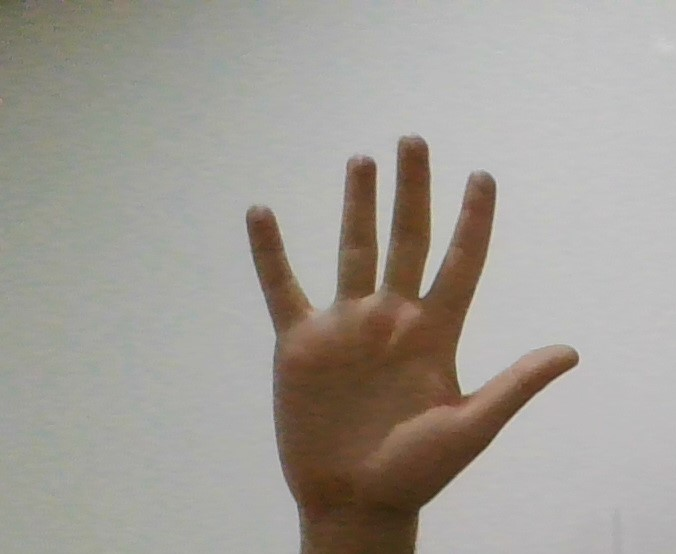
#> input picture Games/rps/hand3.jpg, 676 x 554 px
$ python counter.py
#> lines starting #> are read from the running program, lines starting #| are printed output that depends on the picture; after the words box and inside, x2 and y2 are one past the last pixel; in counts of white or black regions, pixels touching at a corner belong together
import numpy as np
import cv2
from scipy import spatial

# Cargamos la imagen
original = cv2.imread("hand3.jpg")
#> original is the input picture: shape (554, 676, 3); mean B, G, R 149.6, 156.7, 161.4
original_2 = original.copy()
height = np.size(original, 0)
#> height = 554
width = np.size(original, 1)
#> width = 676
#cv2.imshow("original", original)
print("height: ", height, "width: ", width)
#| height:  554 width:  676
# Convertimos a escala de grises
#imageHSV = cv2.cvtColor(original, cv2.COLOR_BGR2HSV)

# Aplicar suavizado Gaussiano
gauss = cv2.GaussianBlur(original, (5,5), 0)
#cv2.imshow("suavizado", gauss)

gray = cv2.cvtColor(gauss, cv2.COLOR_RGB2GRAY)
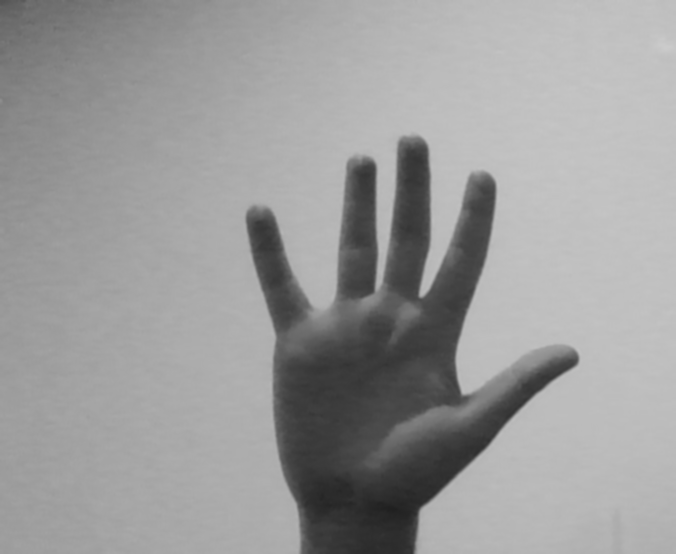
#> gray: shape (554, 676); min 31, max 203, mean 155.1
(thresh, WB) = cv2.threshold(gray, 127, 255, cv2.THRESH_BINARY)
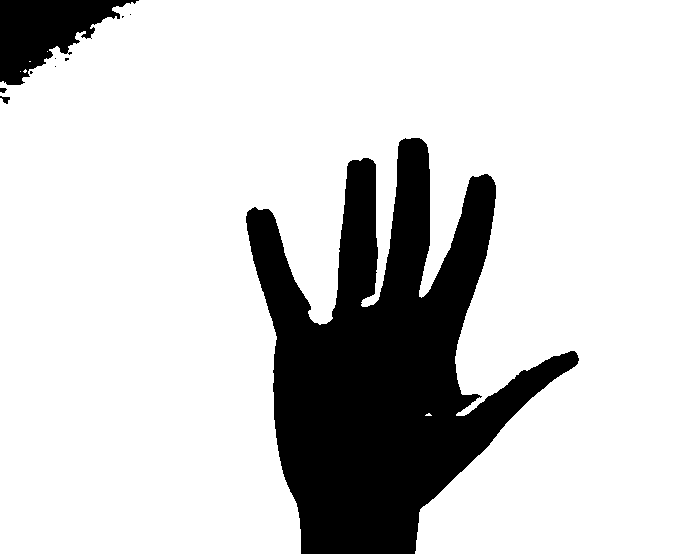
#> WB: shape (554, 676); 81.1% white; 10 black regions (6 under 20 px), largest, box (x1, y1, x2, y2) and area: (246, 138, 579, 554) 64587, (0, 0, 139, 85) 6181, (0, 96, 10, 104) 43, (0, 88, 7, 93) 27
BW = cv2.bitwise_not(WB)
#cv2.imshow("blanconegro", BW)

"""
min_HSV = np.array([0/2, 5*2.55, 25*(2.55)])         #, dtype = "uint8")
max_HSV = np.array([20/2, 15*2.55, 100*2.55])      #, dtype = "uint8")
skinRegionHSV = cv2.inRange(imageHSV, min_HSV, max_HSV)

kernel = np.ones((4,4), np.uint8)
fgmask = cv2.morphologyEx(skinRegionHSV, cv2.MORPH_CLOSE, kernel, iterations=2)

skinHSV = cv2.bitwise_and(original, original, mask = fgmask)
cv2.imshow("skinHSV", skinHSV)
BGR_image = cv2.cvtColor(skinHSV, cv2.COLOR_HSV2BGR)
BW_image = cv2.cvtColor(BGR_image, cv2.COLOR_BGR2GRAY)

 """

# Detectamos los bordes con Canny
canny = cv2.Canny(BW, 50, 150)
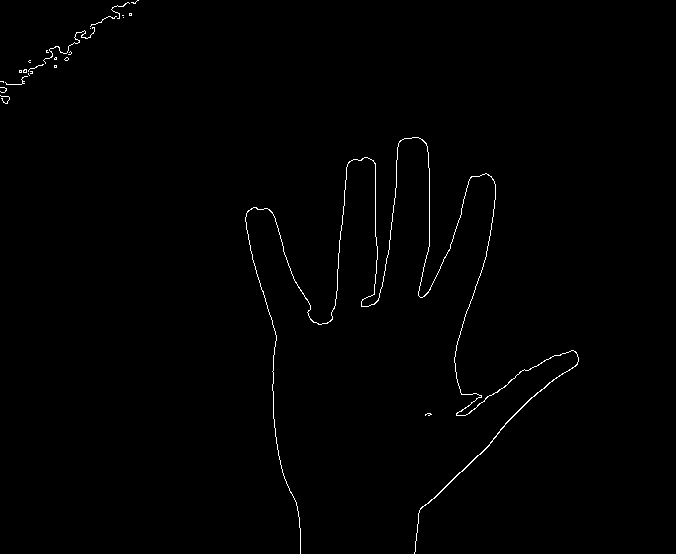
#> canny: shape (554, 676); 0.68% white in thin lines or dots, all inside (x1, y1, x2, y2) = (0, 0, 579, 554)
#cv2.imshow("canny", canny)

# Buscamos los contornos
(contornos,_)= cv2.findContours(canny, cv2.RETR_EXTERNAL, cv2.CHAIN_APPROX_SIMPLE)
#> contornos = 25 contours, 24 with area under 20; largest, box (x1, y1, x2, y2) and area: (245, 137, 579, 554) 208

"""
#hullconvex
hull = cv.convexHull(canny)
cv2.imshow("convex", hull)
"""

# create hull array for convex hull points
hull = []
hull_defects = []
#vertices = []

# calculate points for each contour
for i in range(len(contornos)):
    # creating convex hull object for each contour
    hull.append(cv2.convexHull(contornos[i]))#, returnPoints= False))
    hull_defects.append(cv2.convexHull(contornos[i], returnPoints= False))
#> this loop made 25 passes
#> after the loop, hull = 25 contours, 17 with area under 20; largest, box (x1, y1, x2, y2) and area: (245, 137, 579, 554) 96460, (43, 27, 95, 64) 616, (111, 2, 130, 19) 145, (5, 76, 28, 85) 103, (90, 16, 117, 27) 69, (0, 95, 10, 104) 49, (0, 87, 7, 93) 26, (28, 64, 44, 72) 24; hull_defects = 25 items
#vertices.append(hull[i].vertices)

#print ("number of vertices detected: ", len(vertices))

#hull_indices = hull.vertices

"""
# compute the center of the contour
M = cv2.moments(canny)
cX = int(M["m10"] / M["m00"])
cY = int(M["m01"] / M["m00"])
"""


biggest_area = 0

for i in range(len(contornos)):
    area = cv2.contourArea(contornos[i])
    if biggest_area < area:
        biggest_area = area
        b_a_position = i
#> this loop made 25 passes
#> (area, biggest_area, b_a_position) on pass 2: (208.5, 208.5, 1)
#> after the loop, b_a_position = 1; biggest_area = 208.5

print ("biggest area: ", biggest_area, " and is the area of the contour positioned at: ", b_a_position)
#| biggest area:  208.5  and is the area of the contour positioned at:  1

#approximation of the contour curve with less points
epsilon = 0.01*cv2.arcLength(contornos[b_a_position],True)
#> epsilon = 43.39
approx = cv2.approxPolyDP(contornos[b_a_position],epsilon,True)
#> approx = contour of 20 points, box (x1, y1, x2, y2) (246, 137, 579, 554), area 175

"""
#Tried of filling the contour
cv2.fillPoly(canny,contornos[1], (255,255,255))
cv2.imshow("fill_contour", canny)
"""

"""
for i in range(len(hull)):
    cv2.fillConvexPoly(, hull[i], (255, 255, 255))

cv2.imshow("fill_hull", original)
"""

#minimum ratio circle around hand
max_radius = 0
center_max = 0
largest_hull = 0
for i in range(len(hull)):
    (x,y),radius = cv2.minEnclosingCircle(hull[i])
    center = (int(x),int(y))
    radius = int(radius)
    if max_radius < radius:
        max_radius = radius
        largest_hull = hull[i]
        largest_hull_defects = hull_defects[i]
        center_max = center
#> this loop made 25 passes
#> (x, y, radius, max_radius, largest_hull_defects, center_max) on pass 1: (428, 414.5, 3, 3, [11, 7, 3, 2, 4, 12], (428, 414))
#> (x, y, radius, max_radius, center_max) on pass 2: (362.3, 345.9, 216, 216, (362, 345))
#> after the loop, largest_hull = contour of 27 points, box (x1, y1, x2, y2) (245, 137, 579, 554), area 96460; largest_hull_defects = 27 values, max 1476 at index 20, min 227 at index 14, mean 755.3; max_radius = 216

real_largest_hull = [largest_hull]
#> real_largest_hull = 1 contour; box (x1, y1, x2, y2) and area: (245, 137, 579, 554) 96460

cv2.circle(original, center_max, max_radius, (255, 255, 255), 3)
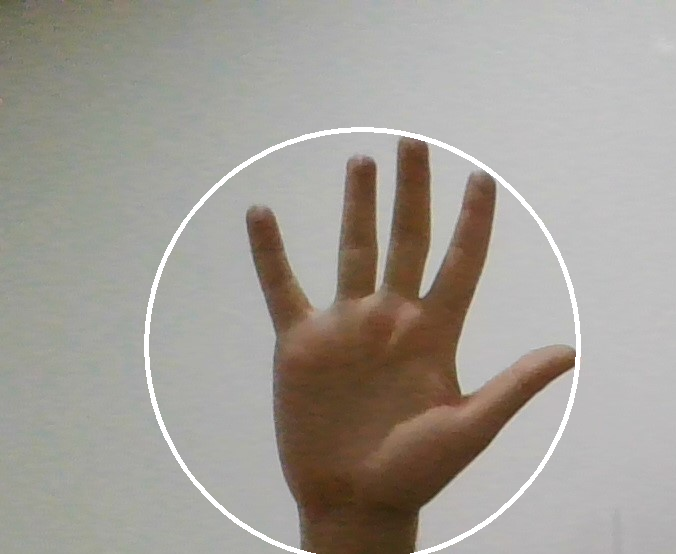
#> original: shape (554, 676, 3); 1.66% of pixels changed, all inside (x1, y1, x2, y2) = (144, 127, 581, 554)
black_image = np.zeros((height,width))
white_image = np.ones((height,width))
probe_image = np.zeros((height,width))

cv2.fillConvexPoly(white_image, largest_hull, (0, 0, 0))
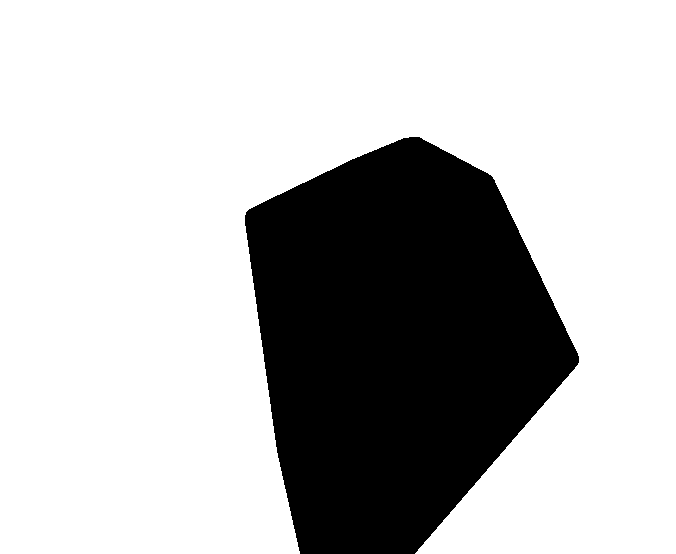
#> white_image: shape (554, 676) float64; values 0 (black) and 1 (white), 74.1% white; 1 black region, box (x1, y1, x2, y2) and area: (245, 137, 579, 554) 97004

hand_conts = []

convex_point = 0

#This fuckin function is supposed to count the contour convex but idk
#why it doesnt recognize the convex points on the hand

for i in range(len(hand_conts)):
    if cv2.isContourConvex(hand_conts[i]) == True:
        convex_point = convex_point + 1
#> after the loop, convex_point = 0

print ("number of contours detected: ", len(contornos))
#| number of contours detected:  25
print ("number of convex_points: ", convex_point)
#| number of convex_points:  0


howmany = 0

for i in range(len(contornos)):
    """cont = contornos[i]
    pnt = cont[0][0]
    point = (pnt[0], pnt[1])
    if cv2.pointPolygonTest(largest_hull,point,False) == 1:
        fuck_contours = [contornos[i]]
        cv2.drawContours(black_image, fuck_contours, -1, (255, 255, 255), 1, 8)"""
    cont = contornos[i]
    inside = False
    for pnt in cont:
        pnt = pnt[0]
        point = (pnt[0], pnt[1])
        if cv2.pointPolygonTest(largest_hull,point,False) == 1:
            inside = True
    if inside:
        #cv2.fillPoly(black_image, [cont], (255, 255, 255))
        #cv2.fillPoly(black_image, cont, (255, 255, 255))
        #cv2.drawContours(white_image, [cont], -1, (0,0,0),thickness=-1)
        cv2.drawContours(black_image, [cont], -1, (255,255,255),thickness=-1)

        """fuck_contours = [cont]
        cv2.drawContours(black_image, fuck_contours, -1, (255, 255, 255), 1, 8)"""
        hand_conts.append(cont)
        howmany += 1
#> this loop made 25 passes
#> howmany on passes 1 to 2: 1, 2
#> cont on passes 5, 7, 9, 11, 18, 20: [[0, 81], [2, 81], [3, 82], [3, 81]], [[28, 73], [28, 74], [29, 75], [28, 74]], [[19, 70], [19, 72], [21, 72], [21, 70]], [[54, 65], [54, 67], [56, 67], [56, 65]], [[90, 28]], [[123, 17]]
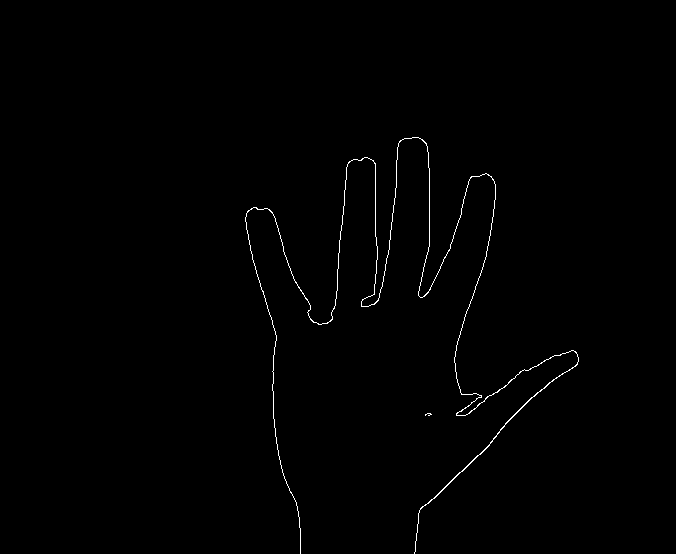
#> black_image: shape (554, 676) float64; 0.57% white in thin lines or dots, all inside (x1, y1, x2, y2) = (245, 137, 579, 554)
#> after the loop, hand_conts = 2 contours, 1 with area under 20; largest, box (x1, y1, x2, y2) and area: (245, 137, 579, 554) 208; howmany = 2

print("There are " + str(howmany) + " contours in the hand.")
#| There are 2 contours in the hand.

k = cv2.getStructuringElement(cv2.MORPH_CROSS,(30,30))
#> k: shape (30, 30); values 0 (black) and 1 (white), 6.6% white in thin lines or dots
closing = cv2.morphologyEx(black_image, cv2.MORPH_CLOSE, k)
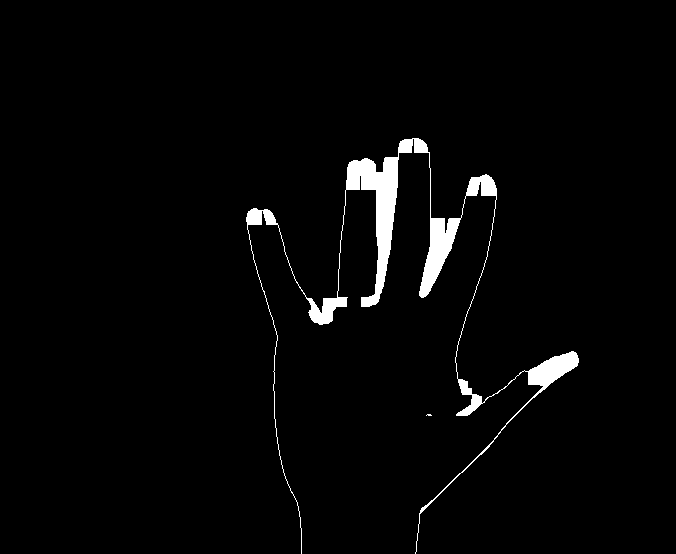
#> closing: shape (554, 676) float64; 2.5% white; 2 white regions (1 under 20 px), largest, box (x1, y1, x2, y2) and area: (246, 138, 579, 554) 9186
cv2.imshow("closed_img", closing)

"""
(contornos_cerrados,_)= cv2.findContours(closing, cv2.RETR_EXTERNAL, cv2.CHAIN_APPROX_SIMPLE)
for i in range(len(contornos_cerrados)):
    cv2.fillPoly(probe_image, contornos_cerrados[i], (255,255,255))
    """

#cv2.fillPoly(black_image, [hand_conts[1]], (255,255,255))

#cv2.drawContours(black_image, fuck_contours, -1, (255, 255, 255), 1, 8)

# draw contours and hull points

wh = 1
number_points = 0
#> (the run stopped early here; a loop or call above may not have finished)
